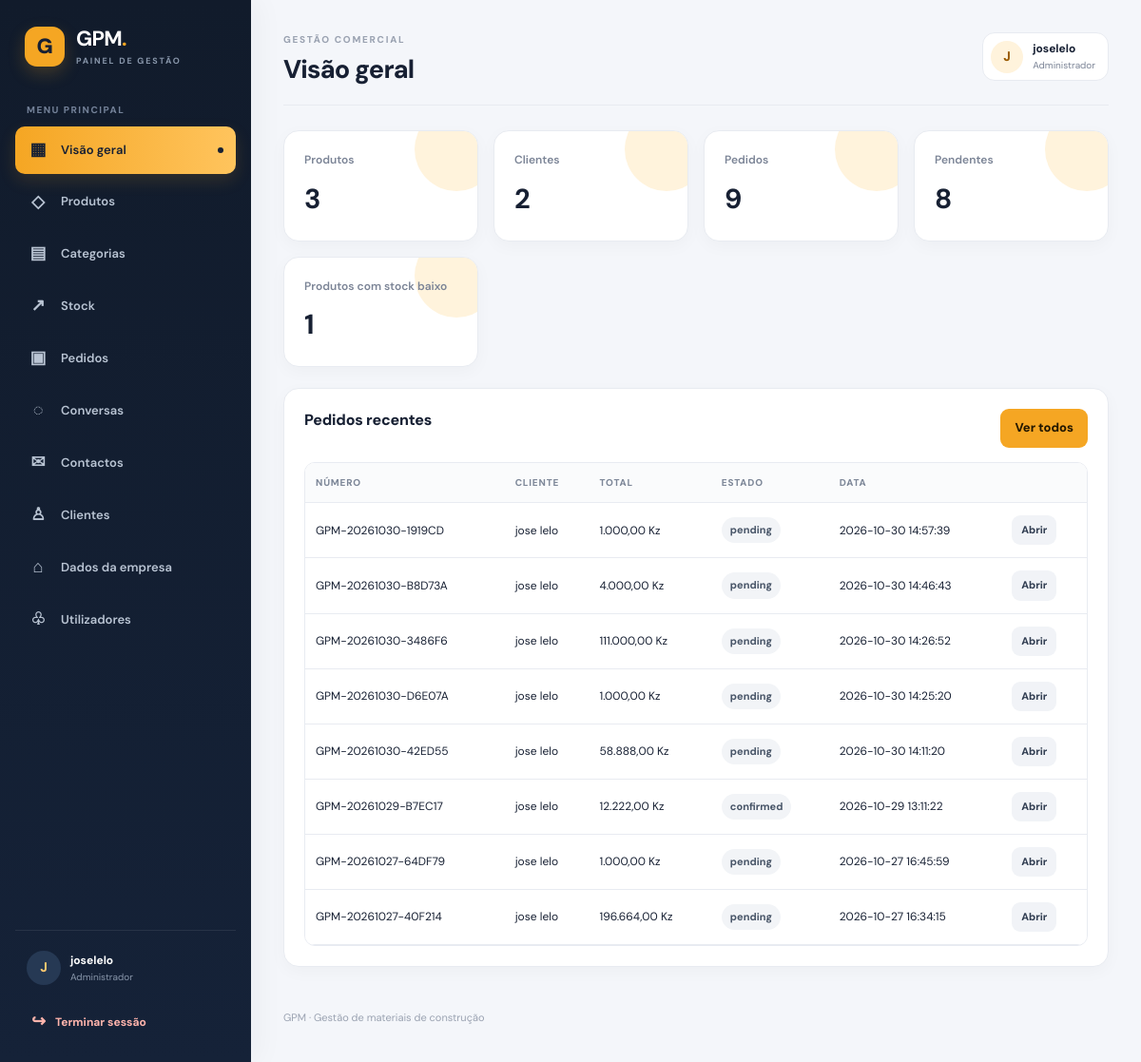
/gpm2/admin/index.php (signed in), run on the app's committed database.
### tables this page shows
CREATE TABLE `orders` (
  `id` bigint(20) UNSIGNED NOT NULL,
  `order_number` varchar(40) NOT NULL,
  `customer_id` bigint(20) UNSIGNED NOT NULL,
  `responsible_user_id` bigint(20) UNSIGNED DEFAULT NULL,
  `customer_type` enum('individual','company') NOT NULL DEFAULT 'individual',
  `customer_name` varchar(180) NOT NULL,
  `customer_nif` varchar(50) DEFAULT NULL,
  `customer_phone` varchar(40) NOT NULL,
  `customer_email` varchar(190) DEFAULT NULL,
  `delivery_address` text DEFAULT NULL,
  `delivery_city` varchar(100) DEFAULT NULL,
  `delivery_province` varchar(100) DEFAULT NULL,
  `delivery_fee` decimal(15,2) NOT NULL DEFAULT 0.00,
  `discount` decimal(15,2) NOT NULL DEFAULT 0.00,
  `subtotal` decimal(15,2) NOT NULL DEFAULT 0.00,
  `total` decimal(15,2) NOT NULL DEFAULT 0.00,
  `payment_method` varchar(80) DEFAULT NULL,
  `payment_status` enum('pending','partial','paid','refunded') NOT NULL DEFAULT 'pending',
  `status` enum('pending','confirmed','preparing','shipped','completed','cancelled') NOT NULL DEFAULT 'pending',
  `notes` text DEFAULT NULL,
  `stock_deducted` tinyint(1) NOT NULL DEFAULT 0,
  `ordered_at` datetime NOT NULL DEFAULT current_timestamp(),
  `confirmed_at` datetime DEFAULT NULL,
  `completed_at` datetime DEFAULT NULL,
  `cancelled_at` datetime DEFAULT NULL,
  `created_at` timestamp NOT NULL DEFAULT current_timestamp(),
  `updated_at` timestamp NOT NULL DEFAULT current_timestamp() ON UPDATE current_timestamp(),
  `delivery_street` varchar(180) DEFAULT NULL,
  `delivery_neighborhood` varchar(120) DEFAULT NULL,
  `delivery_reference` varchar(255) DEFAULT NULL
);

### gpm2/admin/index.php (the view, shortened to what this page needs)
<?php
require_once __DIR__ . '/../app/bootstrap.php';
$pdo = db();
$stats = [];
$low = 0;
$recent = [];
try {
    $stats = [
        'Produtos' => (int)$pdo->query('SELECT COUNT(*) FROM products WHERE active = 1')->fetchColumn(),
        'Clientes' => (int)$pdo->query('SELECT COUNT(*) FROM customers')->fetchColumn(),
        'Pedidos' => (int)$pdo->query('SELECT COUNT(*) FROM orders')->fetchColumn(),
        'Pendentes' => (int)$pdo->query("SELECT COUNT(*) FROM orders WHERE status = 'pending'")->fetchColumn(),
    ];
    $low = (int)$pdo->query('SELECT COUNT(*) FROM products WHERE active = 1 AND stock_quantity <= min_stock')->fetchColumn();
    $recent = $pdo->query(
        'SELECT id, order_number, customer_name, total, status, created_at
         FROM orders ORDER BY created_at DESC, id DESC LIMIT 8'
    )->fetchAll(PDO::FETCH_ASSOC);
} catch (Throwable $e) {
    error_log('[GPM dashboard] ' . $e->getMessage());
    $dbError = 'Não foi possível carregar os indicadores. Verifica a ligação e a estrutura da base de dados.';
}
echo '<section class="grid">';
foreach ($stats as $label => $value) {
    echo '<article class="stat"><span>' . e($label) . '</span><strong>' . number_format($value, 0, ',', '.') . '</strong></article>';
}
echo '<article class="stat"><span>Produtos com stock baixo</span><strong>' . number_format($low, 0, ',', '.') . '</strong></article>';
echo '</section>';
echo '<section class="panel"><div class="toolbar"><h2>Pedidos recentes</h2><a class="btn" href="orders.php">Ver todos</a></div>';
echo '<div class="table-wrap"><table><thead><tr><th>Número</th><th>Cliente</th><th>Total</th><th>Estado</th><th>Data</th><th></th></tr></thead><tbody>';
foreach ($recent as $row) {
    echo '<tr><td>' . e($row['order_number']) . '</td><td>' . e($row['customer_name']) . '</td><td>' . e(money($row['total'])) . '</td><td><span class="badge">' . e($row['status']) . '</span></td><td>' . e($row['created_at']) . '</td><td><a class="btn small secondary" href="order.php?id=' . (int)$row['id'] . '">Abrir</a></td></tr>';
}
echo '</tbody></table></div></section>';

### gpm2/admin/assets/css/admin.css (style rules this page uses)
:root { --ink:#172033;--muted:#7b8496;--line:#e8ebf1;--bg:#f4f6fa;--accent:#f5a623;--accent-soft:#fff3dc;--nav:#111b2b;--nav-soft:#1a2940;--white:#fff;--danger:#d92d20;--success:#067647 }
* { box-sizing:border-box }
html { min-height:100%;background:var(--bg) }
body { margin:0;background:var(--bg);color:var(--ink);font:14px/1.55 "DM Sans",Arial,Helvetica,sans-serif }
.admin-body { min-height:100vh }
.grid { display:grid;grid-template-columns:repeat(4,minmax(0,1fr));gap:16px;margin-bottom:22px }
.stat,.panel { background:#fff;border:1px solid var(--line);border-radius:16px;padding:21px;box-shadow:0 5px 18px #10182808 }
.stat { position:relative;overflow:hidden }
.stat:after { content:"";position:absolute;right:-22px;top:-25px;width:88px;height:88px;border-radius:50%;background:var(--accent-soft) }
.stat span { position:relative;z-index:1;display:block;color:var(--muted);font-size:12px;font-weight:600 }
.stat strong { position:relative;z-index:1;display:block;font-size:29px;letter-spacing:-1px;margin-top:9px }
.panel { margin-bottom:20px }
.panel h2 { font-size:16px;font-weight:800;letter-spacing:-.2px;margin:0 0 16px }
.toolbar { display:flex;gap:12px;align-items:center;justify-content:space-between;flex-wrap:wrap;margin-bottom:15px }
.btn,button { display:inline-flex;align-items:center;justify-content:center;gap:7px;background:var(--accent);color:#241800;border:0;border-radius:9px;padding:10px 15px;font-weight:800;text-decoration:none;cursor:pointer;font-size:13px;transition:transform .15s,filter .15s }
.btn.secondary,button.secondary { background:#f1f3f7;color:#344054 }
.btn.small { padding:7px 10px;font-size:11px }
table { width:100%;border-collapse:collapse;background:#fff }
th,td { text-align:left;padding:13px 11px;border-bottom:1px solid var(--line);vertical-align:middle }
th { color:#7d8798;font-size:10px;text-transform:uppercase;letter-spacing:.8px;background:#fafbfc;font-weight:800 }
td { font-size:12px }
.table-wrap { overflow-x:auto;border:1px solid var(--line);border-radius:11px }
.badge { display:inline-flex;align-items:center;padding:5px 9px;border-radius:30px;background:#f2f4f7;color:#475467;font-size:11px;font-weight:700 }

### data on the page
orders: order_number "GPM-20261030-1919CD", customer_name "jose lelo", total "1.000,00 Kz", status "pending", created_at "2026-10-30 14:57:39"
orders: order_number "GPM-20261030-B8D73A", customer_name "jose lelo", total "4.000,00 Kz", status "pending", created_at "2026-10-30 14:46:43"
orders: order_number "GPM-20261030-3486F6", customer_name "jose lelo", total "111.000,00 Kz", status "pending", created_at "2026-10-30 14:26:52"
orders: order_number "GPM-20261030-D6E07A", customer_name "jose lelo", total "1.000,00 Kz", status "pending", created_at "2026-10-30 14:25:20"
orders: order_number "GPM-20261030-42ED55", customer_name "jose lelo", total "58.888,00 Kz", status "pending", created_at "2026-10-30 14:11:20"
orders: order_number "GPM-20261029-B7EC17", customer_name "jose lelo", total "12.222,00 Kz", status "confirmed", created_at "2026-10-29 13:11:22"
orders: order_number "GPM-20261027-64DF79", customer_name "jose lelo", total "1.000,00 Kz", status "pending", created_at "2026-10-27 16:45:59"
orders: order_number "GPM-20261027-40F214", customer_name "jose lelo", total "196.664,00 Kz", status "pending", created_at "2026-10-27 16:34:15"

### other printed values
$item['icon'] "▦"
$item['label'] "Visão geral"
$item['icon'] "◇"
$item['label'] "Produtos"
$item['icon'] "▤"
$item['label'] "Categorias"
$item['icon'] "↗"
$item['label'] "Stock"
$item['icon'] "▣"
$item['label'] "Pedidos"
$item['icon'] "◌"
$item['label'] "Conversas"
$item['icon'] "✉"
$item['label'] "Contactos"
$item['icon'] "♙"
